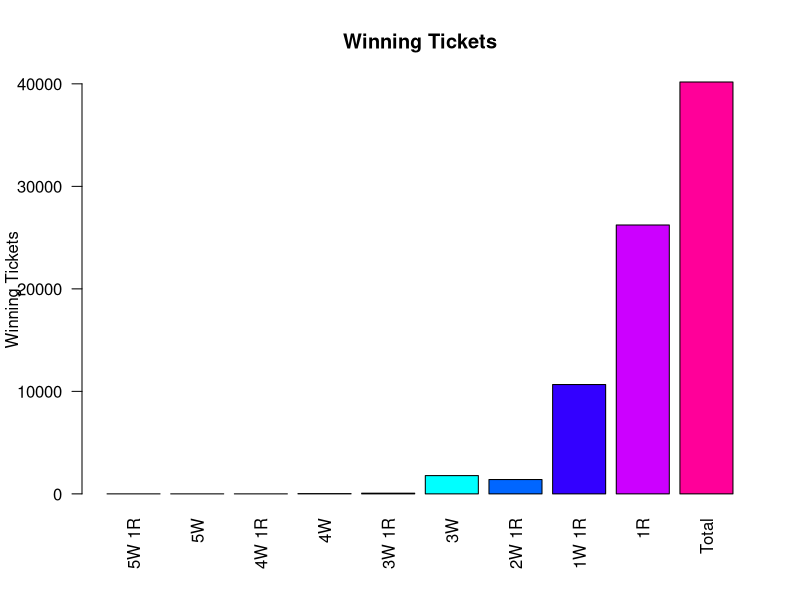
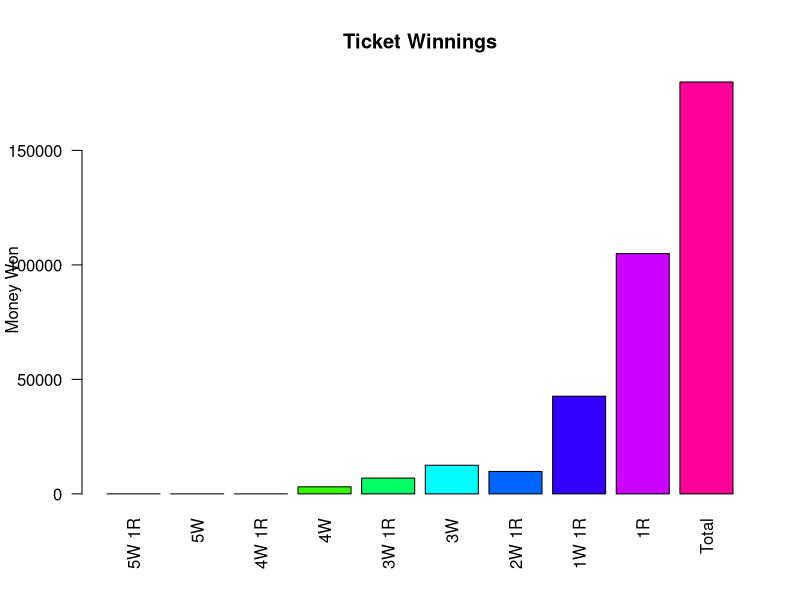
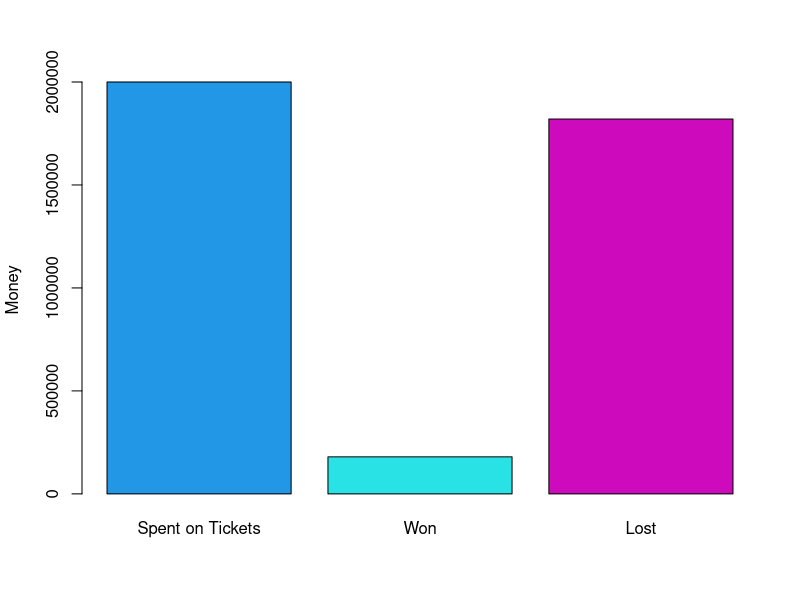

Recreate these plots in R, in order.
## ---- chunk 1
n=as.integer(1000000) ## Change the amount of tickets bought here

## ---- chunk 2
GRANDPRIZE=as.integer(60000000) #Change grand prize here
## ---- chunk 3
winning.ticket=c(sort(sample(69,5)),sample(26,1))
winning.ticket
ticket=NULL
ticket=list(ticket)

powerball=rep(1:26,ceiling(n/26)+1)
#for (i in 1:n){ 
#  ticket[[i]]= c(sort(sample(69,5)),powerball[i])
#}
for (i in 1:n){ 
  ticket[[i]]= c(sort(sample(69,5)),sample(26,1))
}
sum.5w.1r=0
sum.5w=0
sum.4w.1r=0
sum.4w=0
sum.3w.1r=0
sum.3w=0
sum.2w.1r=0
sum.1w.1r=0
sum.1r=0
win.ticket=NULL
win.ticket=list(win.ticket)
for(i in 1:n){
if (sum(ticket[[i]]==winning.ticket)==6){
      sum.5w.1r=sum.5w.1r+1
    win.ticket[[i]]=ticket[[i]]}
    else if(sum(ticket[[i]][1:5]==winning.ticket[1:5])==5){
      sum.5w=sum.5w+1
    win.ticket[[i]]=ticket[[i]]}
    else if(sum(ticket[[i]][1:5]%in%winning.ticket[1:5])==4 && sum(ticket[[i]][6]==winning.ticket[6])==1){
      sum.4w.1r=sum.4w.1r+1
    win.ticket[[i]]=ticket[[i]]}
    else if(sum(ticket[[i]][1:5]%in%winning.ticket[1:5])==4){
      sum.4w=sum.4w+1
    win.ticket[[i]]=ticket[[i]]}
    else if(sum(ticket[[i]][1:5]%in%winning.ticket[1:5])==3 && sum(ticket[[i]][6]==winning.ticket[6])==1){
      sum.3w.1r=sum.3w.1r+1
    win.ticket[[i]]=ticket[[i]]}
    else if(sum(ticket[[i]][1:5]%in%winning.ticket[1:5])==3){
      sum.3w=sum.3w+1
    win.ticket[[i]]=ticket[[i]]}
    else if(sum(ticket[[i]][1:5]%in%winning.ticket[1:5])==2 && sum(ticket[[i]][6]==winning.ticket[6])==1){
      sum.2w.1r=sum.2w.1r+1
    win.ticket[[i]]=ticket[[i]]}
    else if(sum(ticket[[i]][1:5]%in%winning.ticket[1:5])==1 && sum(ticket[[i]][6]==winning.ticket[6])==1){
      sum.1w.1r=sum.1w.1r+1
    win.ticket[[i]]=ticket[[i]]}
    else if(sum(ticket[[i]][6]==winning.ticket[6])==1){
      sum.1r=sum.1r+1
    win.ticket[[i]]=ticket[[i]]
    }
}
win.ticket=split(unlist(win.ticket), ceiling(seq_along(unlist(win.ticket))/6))
winnings=sum.5w.1r*GRANDPRIZE+sum.5w*1000000+sum.4w.1r*50000+sum.4w*100+sum.3w.1r*100+sum.3w*7+sum.2w.1r*7+sum.1w.1r*4+sum.1r*4
## ---- chunk 4
 ## **Winning Tickets** 
for(i in 1:length(win.ticket)){
  if (sum(win.ticket[[i]]==winning.ticket)==6)
    print(paste(win.ticket[i],"5 Whites + Powerball Matched ($Grand Prize)"))
  
  else if(sum(win.ticket[[i]][1:5]==winning.ticket[1:5])==5)
    print(paste(win.ticket[i],"5 Whites Matched ($1,000,000"))
  
  else if(sum(win.ticket[[i]]%in%winning.ticket[1:5])==4 && sum(ticket[[i]][6]==winning.ticket[6])==1)
    print(paste(win.ticket[i],"4 Whites + Powerball Matched ($50,000)"))
  
  else if(sum(win.ticket[[i]][1:5]%in%winning.ticket[1:5])==4)
    print(paste(win.ticket[i],"4 Whites Matched ($100)"))
    
  else if(sum(win.ticket[[i]][1:5]%in%winning.ticket[1:5])==3 && sum(ticket[[i]][6]==winning.ticket[6])==1)
    print(paste(win.ticket[i],"3 Whites + Powerball Matched ($100)"))
  
else if(sum(win.ticket[[i]][1:5]%in%winning.ticket[1:5])==2 && sum(ticket[[i]][6]==winning.ticket[6])==1)
    print(paste(win.ticket[i],"2 Whites + Powerball Matched ($7)"))  
    
  else if(sum(win.ticket[[i]][1:5]%in%winning.ticket[1:5])==3)
    print(paste(win.ticket[i],"3 Whites Matched ($7)"))
    
  else if(sum(win.ticket[[i]][1:5]%in%winning.ticket[1:5])==1 && sum(ticket[[i]][6]==winning.ticket[6])==1)
    print(paste(win.ticket[i],"1 White + Powerball Matched ($4)"))
    
  else if(sum(win.ticket[[i]][6]==winning.ticket[6])==1)
    print(paste(win.ticket[i],"Power Ball Matched ($4)"))
}
## ---- chunk 5
win.ticket2=win.ticket
for(i in 1:length(win.ticket2)){
  if (sum(win.ticket2[[i]]==winning.ticket)==6)
    win.ticket2[[i]][7]=9+100
  else if(sum(win.ticket2[[i]][1:5]==winning.ticket[1:5])==5)
    win.ticket2[[i]][7]=8+100  
  else if(sum(win.ticket2[[i]]%in%winning.ticket[1:5])==4 && sum(win.ticket2[[i]][6]==winning.ticket[6])==1)
    win.ticket2[[i]][7]=7+100
  else if(sum(win.ticket2[[i]][1:5]%in%winning.ticket[1:5])==4)
    win.ticket2[[i]][7]=6+100
  else if(sum(win.ticket2[[i]][1:5]%in%winning.ticket[1:5])==3 && sum(win.ticket2[[i]][6]==winning.ticket[6])==1)
    win.ticket2[[i]][7]=5+100
  else if(sum(win.ticket2[[i]][1:5]%in%winning.ticket[1:5])==3)
    win.ticket2[[i]][7]=3+100
  else if(sum(win.ticket2[[i]][1:5]%in%winning.ticket[1:5])==2 && sum(win.ticket2[[i]][6]==winning.ticket[6])==1)
    win.ticket2[[i]][7]=4+100
  else if(sum(win.ticket2[[i]][1:5]%in%winning.ticket[1:5])==1 && sum(win.ticket2[[i]][6]==winning.ticket[6])==1)
    win.ticket2[[i]][7]=2+100
  else if(sum(win.ticket2[[i]][6]==winning.ticket[6])==1)
    win.ticket2[[i]][7]=1+100
}
po=unlist(win.ticket2)
names(po)=NULL
best.ticket=which(po[seq(7,length(win.ticket2)*7,by=7)]==max(po[seq(7,length(win.ticket2)*7,by=7)]))[1]

best.ticket=win.ticket[[best.ticket]]
la=TRUE
while(la){
       if (sum(best.ticket==winning.ticket)==6){
    print(cat(best.ticket,"     5 Whites + Powerball Matched ($Grand Prize)"))
         print(break)
       }
       if(sum(best.ticket[1:5]==winning.ticket[1:5])==5){ 
    print(cat(best.ticket,"     5 Whites Matched ($1,000,000"))
         print(break)
       }
       if(sum(best.ticket%in%winning.ticket[1:5])==4 && sum(best.ticket[6]==winning.ticket[6])==1){ 
    print(cat(best.ticket,"     4 Whites + Powerball Matched ($50,000)"))
         print(break)
       }
       if(sum(best.ticket[1:5]%in%winning.ticket[1:5])==4){ 
    print(cat(best.ticket,"     4 Whites Matched ($100)"))
         print(break)
       }
       if(sum(best.ticket[1:5]%in%winning.ticket[1:5])==3 && sum(best.ticket[6]==winning.ticket[6])==1){ 
    print(cat(best.ticket,"     3 Whites + Powerball Matched ($100)"))
         print(break)
       }
       if(sum(best.ticket[1:5]%in%winning.ticket[1:5])==2 && sum(best.ticket[6]==winning.ticket[6])==1){ 
    print(cat(best.ticket,"     2 Whites + Powerball Matched ($7)"))
         print(break)
       }
       if(sum(best.ticket[1:5]%in%winning.ticket[1:5])==3){
          cat(best.ticket,"     3 Whites Matched ($7)")
         print(break)
       }
       if(sum(best.ticket[1:5]%in%winning.ticket[1:5])==1 && sum(best.ticket[6]==winning.ticket[6])==1){ 
    print(cat(best.ticket,"     1 White + Powerball Matched ($4)"))
         print(break)
       }
       if(sum(best.ticket[6]==winning.ticket[6])==1){ 
    print(cat(best.ticket,"     Power Ball Matched ($4)"))
         print(break)
         
       }
  
}
## ---- chunk 6
x=c(sum.5w.1r,sum.5w,sum.4w.1r,sum.4w,sum.3w.1r,sum.3w,sum.2w.1r,sum.1w.1r,sum.1r,length(win.ticket))
barplot(x,las=2,names.arg=c("5W 1R","5W","4W 1R","4W","3W 1R","3W","2W 1R","1W 1R","  1R","Total"),col=rainbow(10),main=paste("Winning Tickets"),ylab="Winning Tickets")

## ---- chunk 7
y=c("Grand Prize","1,000,000","50,000","100","100","7","7","4","4","Total")


x=c(sum.5w.1r*GRANDPRIZE, sum.5w*1000000, sum.4w.1r*50000, sum.4w*100,sum.3w.1r*100, sum.3w*7, sum.2w.1r*7, sum.1w.1r*4, sum.1r*4,winnings)
barplot(x,las=2,names.arg=c("5W 1R","5W","4W 1R","4W","3W 1R","3W","2W 1R","1W 1R","1R","Total"),col=rainbow(10),main=paste("Ticket Winnings"),ylab="Money Won")


## ---- chunk 8
barplot(c(2*n,winnings,abs(2*n-winnings)),col=c(44:46),names.arg=c("Spent on Tickets","Won","Lost"),ylab="Money")
## ---- chunk 9
cat(  " You spent $", as.integer(2*n),"and won $", as.integer(winnings),"", "\n",
      as.integer(length(win.ticket)), "out of", n , "tickets were winners.","\n",
      "You lost $", (2*n)-winnings,"(if negative you won!!).","\n","\n",
      "You got 5 White + Powerball   ", sum.5w.1r, "time(s).","\n",
      "You got 5 White               ", sum.5w, "time(s).","\n",
      "You got 4 White + Powerball   ", sum.4w.1r, "time(s).","\n",
      "You got 4 White               ", sum.4w, "time(s),","\n",
      "You got 3 White + Powerball   ", sum.3w.1r, "time(s).","\n",
      "You got 3 White               ", sum.3w, "time(s),","\n",
      "You got 2 White + Powerball   ", sum.2w.1r, "time(s).","\n",
      "You got 1 White + Powerball   ", sum.1w.1r, "time(s).","\n",
      "You got Powerball             ", sum.1r, "time(s)."
      )
